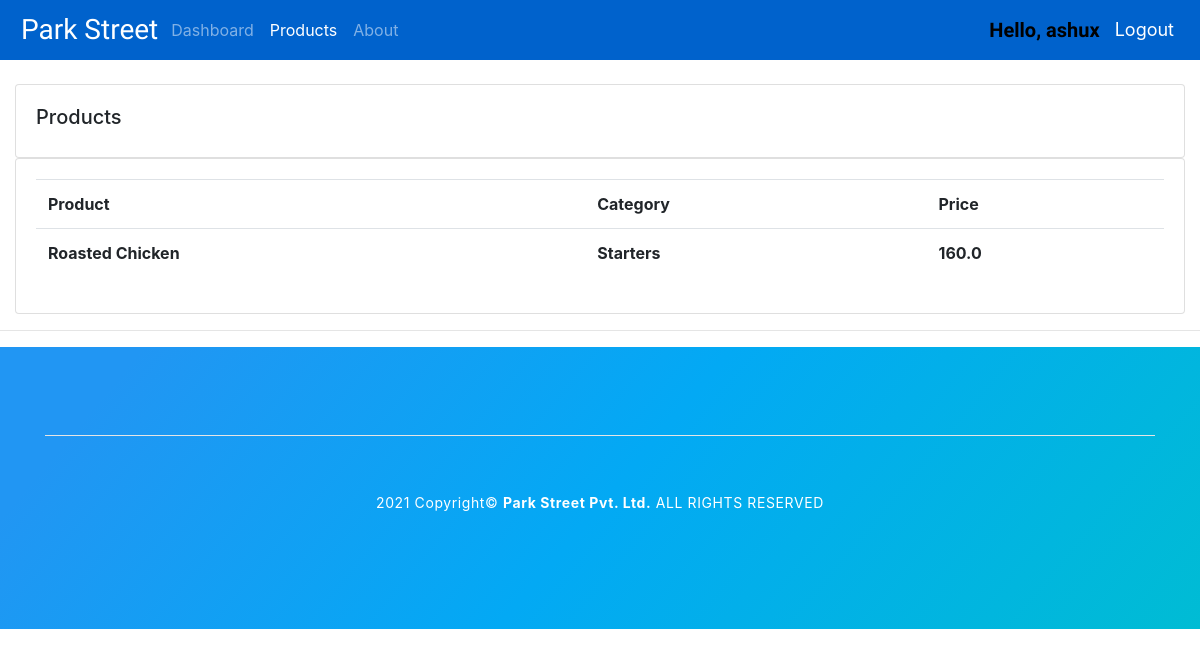
The page /products/ (signed in) on the database as committed earlier.
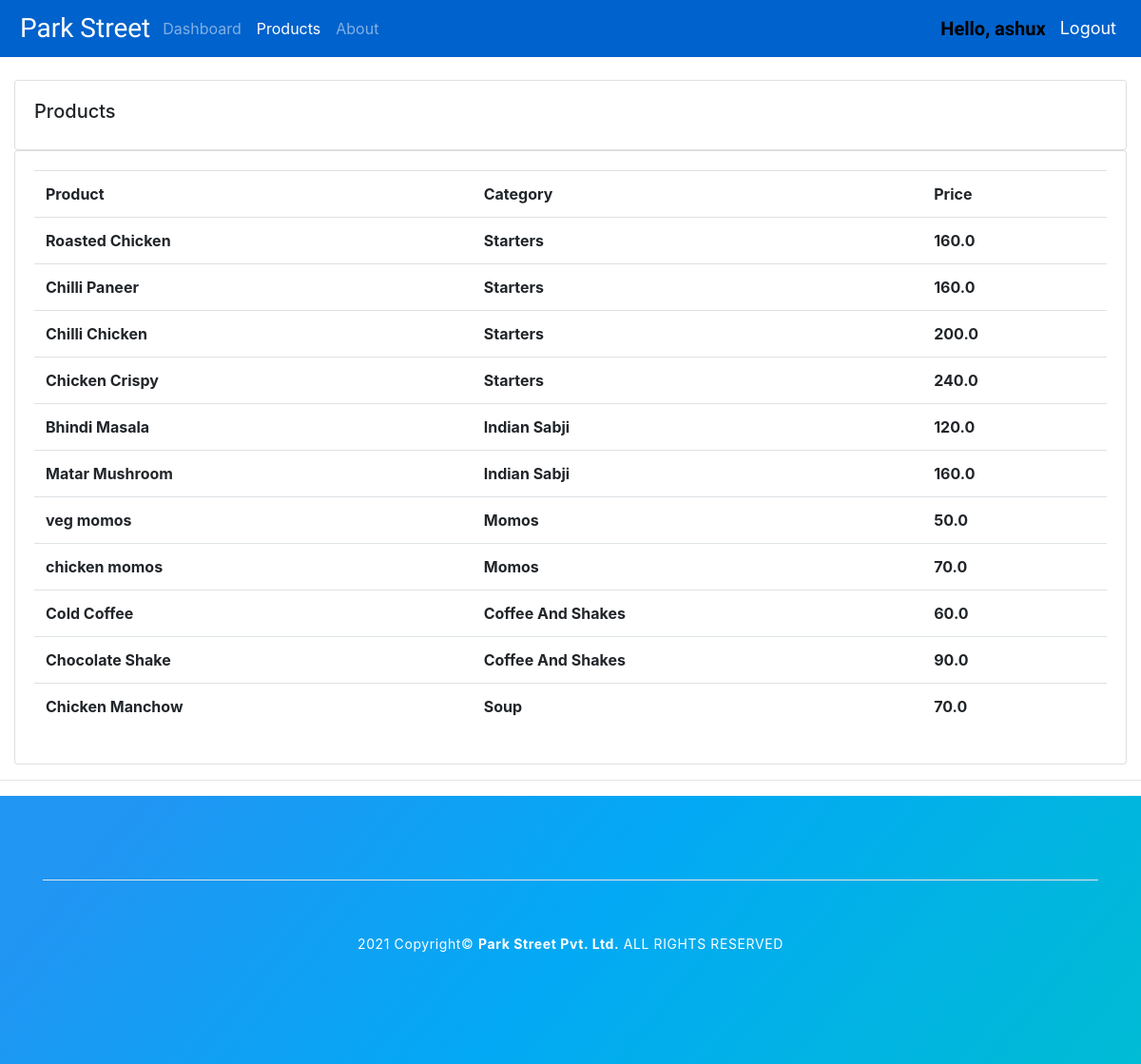
The same page on the database as committed later.
### accounts/models.py (models this page shows, shortened)
class Product(models.Model):
    CATEGORY = (
        ('Coffee And Shakes', 'Coffee And Shakes'),
        ('Roll', 'Roll'),
        ('Starters', 'Fried Rice'),
        ('Fast Food', 'Fast Food'),
        ('Momos', 'Momos'),
        ('Noodles', 'Noodles'),
        ('Manchurian', 'Manchurian'),
        ('Sandwich', 'Sandwich'),
        ('Soup', 'Soup'),
        ('Starters', 'Starters'),
        ('Non-Veg Main Course', 'Non-Veg Main Course'),
        ('Biryani', 'Biryani'),
        ('Indian Sabji', 'Indian Sabji'),
        ('Roti / Paratha', 'Roti / Paratha'),
        ('EGG', 'EGG'),
        ('DAL', 'DAL'),
        ('Rice', 'Rice'),
        ('South Indian', 'South Indian'),
        ('THALI', 'THALI'),
    )
    name = models.CharField(max_length=200, null=True)
    price = models.FloatField(null=True)
    category = models.CharField(max_length=200, null=True, choices=CATEGORY)
    description = models.CharField(max_length=200, null=True, blank=True)
    date_created = models.DateTimeField(auto_now_add=True, null=True)

### accounts/decorators.py (the view)
        def wrapper_func(request, *args, **kwargs):
            group = None
            if request.user.groups.exists():
                group = request.user.groups.all()[0].name
            if group in allowed_roles:
                return view_func(request, *args, **kwargs)
            else:
                return HttpResponse('You are not authorised to view this page.')

### accounts/views.py (called while the page is built)
@login_required(login_url='login')
@allowed_user(allowed_roles='admin')
def products(request):
    products = Product.objects.all()
    return render(request, 'accounts/products.html', {'products': products})

### accounts/templates/accounts/products.html
{%  extends 'accounts/main.html' %}
{% block content %}
		<br>
		<div class="row">
			<div class="col-md">
				<div class="card card-body">
					<h5>Products</h5>
				</div>
				<div class="card card-body">
					<table class="table">
						<tr>
							<th>Product</th>
							<th>Category</th>
							<th>Price</th>
						</tr>
						{% for product in products %}
							<tr>
							<th>{{product.name}}</th>
							<th>{{product.category}}</th>
							<th>{{product.price}}</th>
						</tr>
						{% endfor %}
					</table>
				</div>
			</div>
		</div>
{% endblock content %}

### accounts/templates/accounts/main.html (shortened to what this page needs)
{% load static %}
<!DOCTYPE html>
<html>
<head>
	<link rel="stylesheet" href="https://cdn.jsdelivr.net/npm/bootstrap@4.5.3/dist/css/bootstrap.min.css"
>
	<link rel="stylesheet" type="text/css" href="{% static 'accounts/css/main.css' %}">
</head>
<body>
	{% include 'accounts/navbar.html' %}
	<div class="container-fluid">
		{% block content %}
		{% endblock %}
	</div>
	<hr>
	<footer id="footer">
        <div class="container">
            <hr style="background: white;" class="mt-5">
            <div class="text-center text-white p-5 m-lg-5 pt-lg-2 copyright-text">
                2021 Copyright&copy; <span class="font-weight-bold">Park Street Pvt. Ltd.</span> ALL RIGHTS RESERVED
            </div>
        </div>
    </footer>
</body>
</html>

### accounts/templates/accounts/navbar.html (shortened to what this page needs)
{% load static %}
{% url 'home' as home %}
{% url 'products' as products %}
{% url 'about' as about %}
{% url 'account_settings' as account_settings %}
<head>
  <link rel="stylesheet" type="text/css" href="{% static 'accounts/css/navbar.css' %}">
</head>
<body>
  <nav class="navbar navbar-expand-lg navbar-dark ">
    <h3 style=" color:white; margin:5px; font-family: 'Dancing Script', cursive;
 ">Park Street</h3>
    <div class="collapse navbar-collapse" id="navbarNav">
      <ul class="navbar-nav" id="nav-act">
        {% if request.user.is_staff %}
        <li class="nav-item">
          <a class="nav-link {% if request.path == home %} active {% endif %}" href="{% url 'home' %}">Dashboard</a>
        </li>
        <li class="nav-item ">
          <a class="nav-link {% if request.path == products %} active {% endif %}"
            href=" {% url 'products'%}">Products</a>
        </li>
        <li class="nav-item">
          <a class="nav-link {% if request.path == about %} active {% endif %}" href="{% url 'about' %}">About</a>
        </li>
        {% else %}
        <li class="nav-item">
          <a class="nav-link {% if request.path == account_settings %} active {% endif %}"
            href="{% url 'account_settings' %}">Settings</a>
        </li>
        {% endif %}
      </ul>
    </div>
    <span class="hello-msg"><b>Hello, {{ request.user }}</b></span>
    <span class="hello-msg"><a href="{% url 'logout' %}">Logout</a></span>
  </nav>
</body>

### static/accounts/css/main.css (style rules this page uses)
body { background-color: #ebeff5; }

### static/accounts/css/navbar.css (style rules this page uses)
.navbar { background-color: #0062cc; }
.hello-msg b { font-family: 'Dancing Script', cursive; text-decoration: none; font-size:20px; color:black; margin-right:15px; }
.hello-msg a { font-size:18px; color:#fff; margin-right:10px; }

### accounts/templates/accounts/main.html (style rules this page uses)
body { background-color:white; }

Rows that differ between the two databases and show on the page:
added Product: name "Chilli Paneer", category "Starters", price "160.0"
added Product: name "Chilli Chicken", category "Starters", price "200.0"
added Product: name "Chicken Crispy", category "Starters", price "240.0"
added Product: name "Bhindi Masala", category "Indian Sabji", price "120.0"
added Product: name "Matar Mushroom", category "Indian Sabji", price "160.0"
added Product: name "veg momos", category "Momos", price "50.0"
added Product: name "chicken momos", category "Momos", price "70.0"
added Product: name "Cold Coffee", category "Coffee And Shakes", price "60.0"
added Product: name "Chocolate Shake", category "Coffee And Shakes", price "90.0"
added Product: name "Chicken Manchow", category "Soup", price "70.0"
